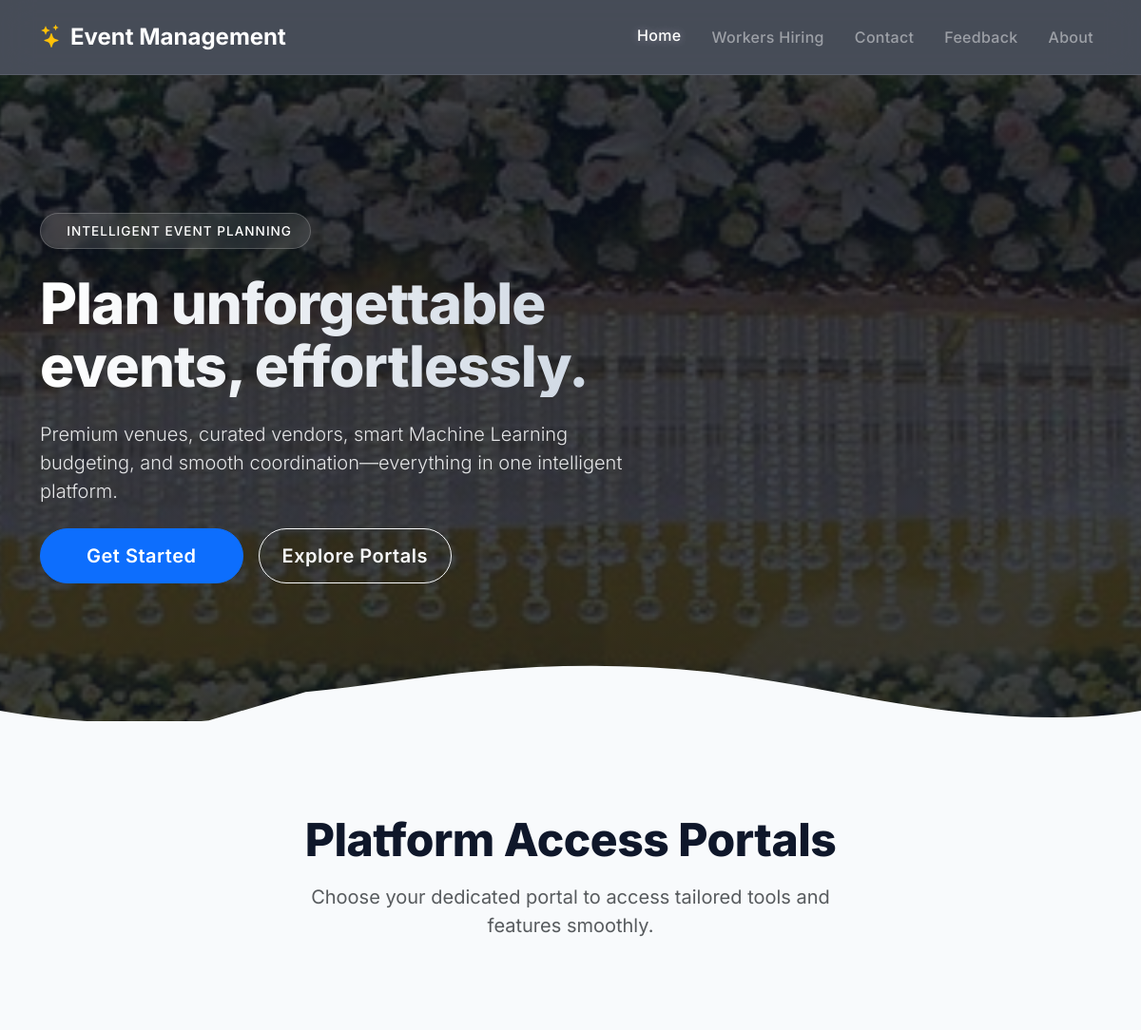
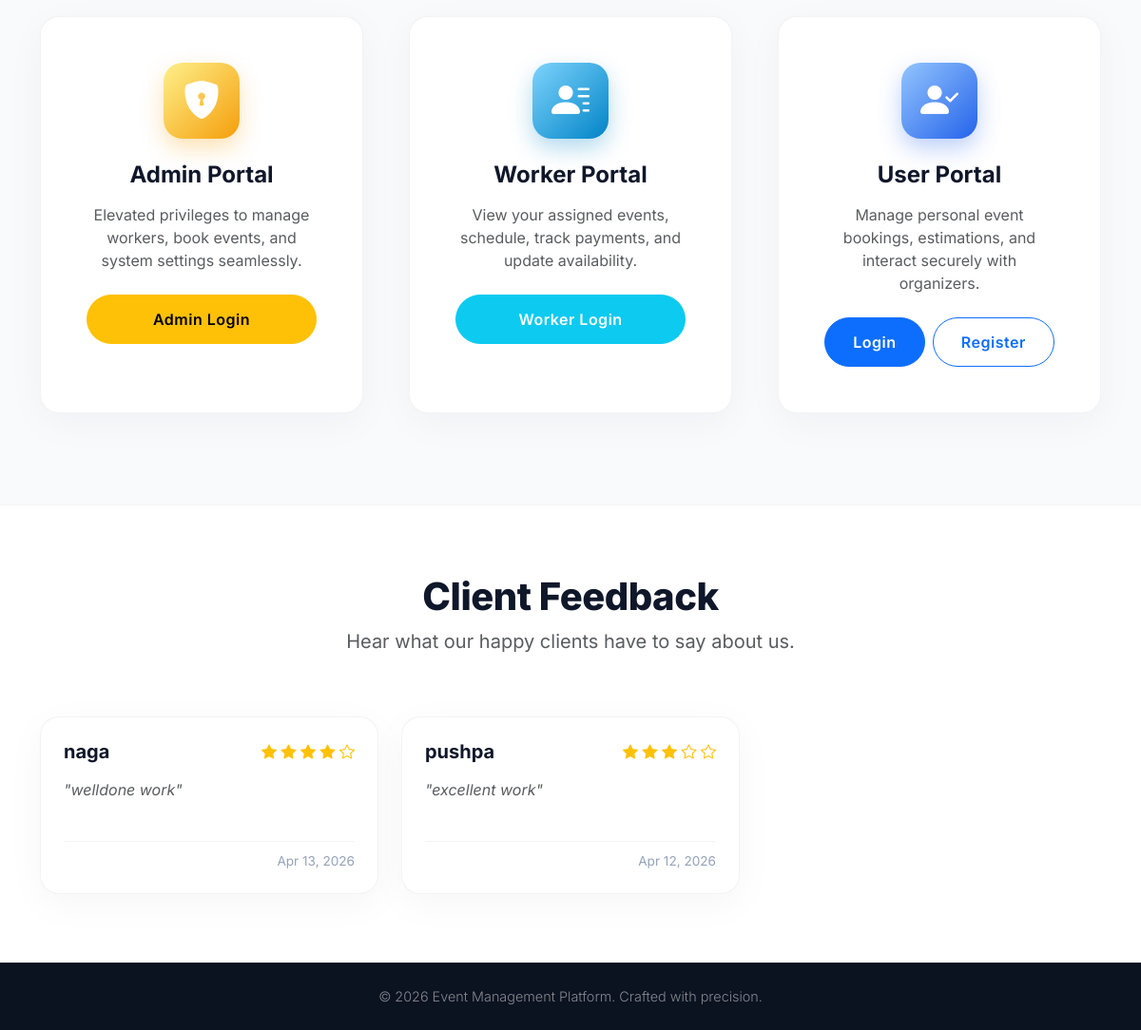
/home/, run on the app's committed database (2 pictures, top to bottom).
### pages/models.py (models this page shows, shortened)
class Feedback(models.Model):
    name = models.CharField(max_length=100)
    email = models.EmailField(blank=True, null=True)
    rating = models.IntegerField(choices=[(i, i) for i in range(1, 6)])
    message = models.TextField()
    created_at = models.DateTimeField(auto_now_add=True)

### pages/views.py (the view)
# urls.py: path('home/', views.home, name='home'),
def home(request):
    feedbacks = Feedback.objects.all().order_by('-created_at')[:6]
    return render(request, "home.html", {"feedbacks": feedbacks})

### templates/home.html (shortened to what this page needs)
{% load static %}
<!doctype html>
<html lang="en">
<head>
  <link href="https://cdn.jsdelivr.net/npm/bootstrap@5.3.3/dist/css/bootstrap.min.css" rel="stylesheet">
  <link rel="stylesheet" href="https://cdn.jsdelivr.net/npm/bootstrap-icons@1.11.3/font/bootstrap-icons.min.css">
  <link href="https://unpkg.com/aos@2.3.1/dist/aos.css" rel="stylesheet">
</head>
<body>
{% include 'navbar.html' %}
<header class="hero-section">
  <div class="container hero-content">
    <div class="row align-items-center">
      <div class="col-lg-8 col-xl-7 text-center text-lg-start" data-aos="fade-up" data-aos-duration="1000">
        <div class="hero-badge">Intelligent Event Planning</div>
        <h1 class="display-hero">Plan unforgettable events, effortlessly.</h1>
        <p class="lead mb-4 text-light" style="opacity: 0.9; font-weight: 300;">
          Premium venues, curated vendors, smart Machine Learning budgeting, and smooth coordination—everything in one intelligent platform.
        </p>
        <div class="d-flex flex-wrap gap-3 justify-content-center justify-content-lg-start mt-4">
          <a href="{% url 'login' %}" class="btn btn-primary btn-lg btn-modern px-5">Get Started</a>
          <a href="#portals" class="btn btn-outline-light btn-lg btn-modern px-4">Explore Portals</a>
        </div>
      </div>
    </div>
  </div>
  <div style="position: absolute; bottom: -1px; left: 0; width: 100%; overflow: hidden; line-height: 0;">
  </div>
</header>
<section id="portals" class="py-5" style="margin-top: 3rem; margin-bottom: 3rem;">
  <div class="container">
    <div class="text-center section-header" data-aos="fade-up">
      <h2 class="display-5 section-title">Platform Access Portals</h2>
      <p class="text-muted fs-5 mt-3" style="max-width: 600px; margin: 0 auto;">Choose your dedicated portal to access tailored tools and features smoothly.</p>
    </div>
    <div class="row g-5 justify-content-center text-center mt-3">
      <div class="col-md-6 col-lg-4" data-aos="fade-up" data-aos-delay="100">
        <div class="soft-card p-4 p-lg-5 text-center">
          <div class="icon-wrapper" style="background: linear-gradient(135deg, #fef08a, #f59e0b); color: #fff; box-shadow: 0 10px 25px rgba(245, 158, 11, 0.3);">
            <i class="bi bi-shield-lock-fill fs-1"></i>
          </div>
          <h4 class="fw-bold mb-3">Admin Portal</h4>
          <p class="text-muted mb-4" style="min-height: 60px;">Elevated privileges to manage workers, book events, and system settings seamlessly.</p>
          <a href="{% url 'staff_login' %}" class="btn btn-warning w-100 btn-modern">Admin Login</a>
        </div>
      </div>
      <div class="col-md-6 col-lg-4" data-aos="fade-up" data-aos-delay="200">
        <div class="soft-card p-4 p-lg-5 text-center">
          <div class="icon-wrapper" style="background: linear-gradient(135deg, #7dd3fc, #0284c7); color: #fff; box-shadow: 0 10px 25px rgba(2, 132, 199, 0.3);">
            <i class="bi bi-person-lines-fill fs-1"></i>
          </div>
          <h4 class="fw-bold mb-3">Worker Portal</h4>
          <p class="text-muted mb-4" style="min-height: 60px;">View your assigned events, schedule, track payments, and update availability.</p>
          <a href="{% url 'worker_login' %}" class="btn btn-info text-white w-100 btn-modern">Worker Login</a>
        </div>
      </div>
      <div class="col-md-6 col-lg-4" data-aos="fade-up" data-aos-delay="300">
        <div class="soft-card p-4 p-lg-5 text-center">
          <div class="icon-wrapper" style="background: linear-gradient(135deg, #93c5fd, #2563eb); color: #fff; box-shadow: 0 10px 25px rgba(37, 99, 235, 0.3);">
            <i class="bi bi-person-check-fill fs-1"></i>
          </div>
          <h4 class="fw-bold mb-3">User Portal</h4>
          <p class="text-muted mb-4" style="min-height: 60px;">Manage personal event bookings, estimations, and interact securely with organizers.</p>
          <div class="d-flex gap-2 justify-content-center">
              <a href="{% url 'login' %}" class="btn btn-primary flex-grow-1 btn-modern">Login</a>
              <a href="{% url 'register' %}" class="btn btn-outline-primary flex-grow-1 btn-modern">Register</a>
          </div>
        </div>
      </div>
    </div>
  </div>
</section>
{% if feedbacks %}
<section class="py-5" style="background-color: #fff; border-top: 1px solid rgba(15,23,42,.05);">
  <div class="container py-4">
    <div class="text-center section-header" data-aos="fade-up">
      <h2 class="display-6 section-title">Client Feedback</h2>
      <p class="text-muted fs-5 mt-2">Hear what our happy clients have to say about us.</p>
    </div>
    <div class="row g-4">
      {% for feedback in feedbacks %}
      <div class="col-md-6 col-lg-4" data-aos="fade-up" data-aos-delay="{{ forloop.counter|add:'100' }}">
        <div class="soft-card p-4">
          <div class="d-flex justify-content-between align-items-center mb-3">
            <h5 class="fw-bold mb-0">{{ feedback.name }}</h5>
            <div class="text-warning">
              {% for i in "12345" %}
                {% if forloop.counter <= feedback.rating %}
                  <i class="bi bi-star-fill"></i>
                {% else %}
                  <i class="bi bi-star"></i>
                {% endif %}
              {% endfor %}
            </div>
          </div>
          <p class="text-muted fst-italic mb-3" style="min-height: 50px;">"{{ feedback.message }}"</p>
          <div class="text-end" style="font-size: 0.85rem; color: #94a3b8; border-top: 1px solid #f1f5f9; padding-top: 10px;">
            {{ feedback.created_at|date:"M d, Y" }}
          </div>
        </div>
      </div>
      {% endfor %}
    </div>
  </div>
</section>
{% endif %}
<footer class="text-white text-center py-4 mt-auto">
  <div class="container">
    <p class="mb-0 fw-light text-white-50">&copy; {% now "Y" %} Event Management Platform. Crafted with precision.</p>
  </div>
</footer>
</body>
</html>

### data on the page
Feedback: name "naga", rating 4 (drawn), message "welldone work", created_at "Apr 13, 2026"
Feedback: name "pushpa", rating 3 (drawn), message "excellent work", created_at "Apr 12, 2026"
